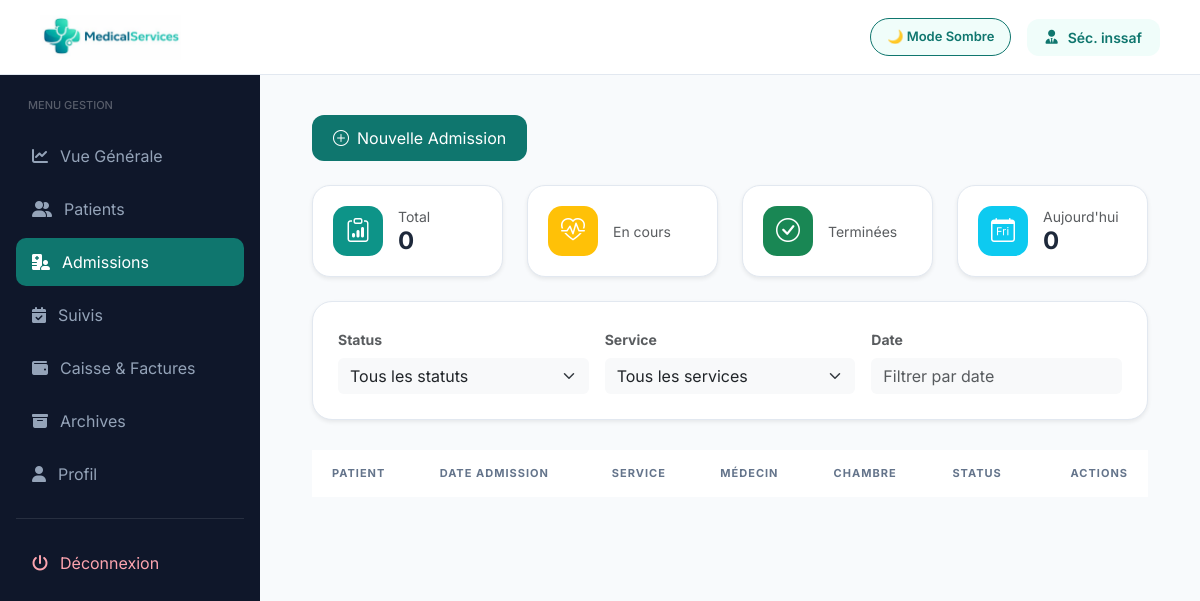
Before: /admission/admissions_list.php with the older database file.
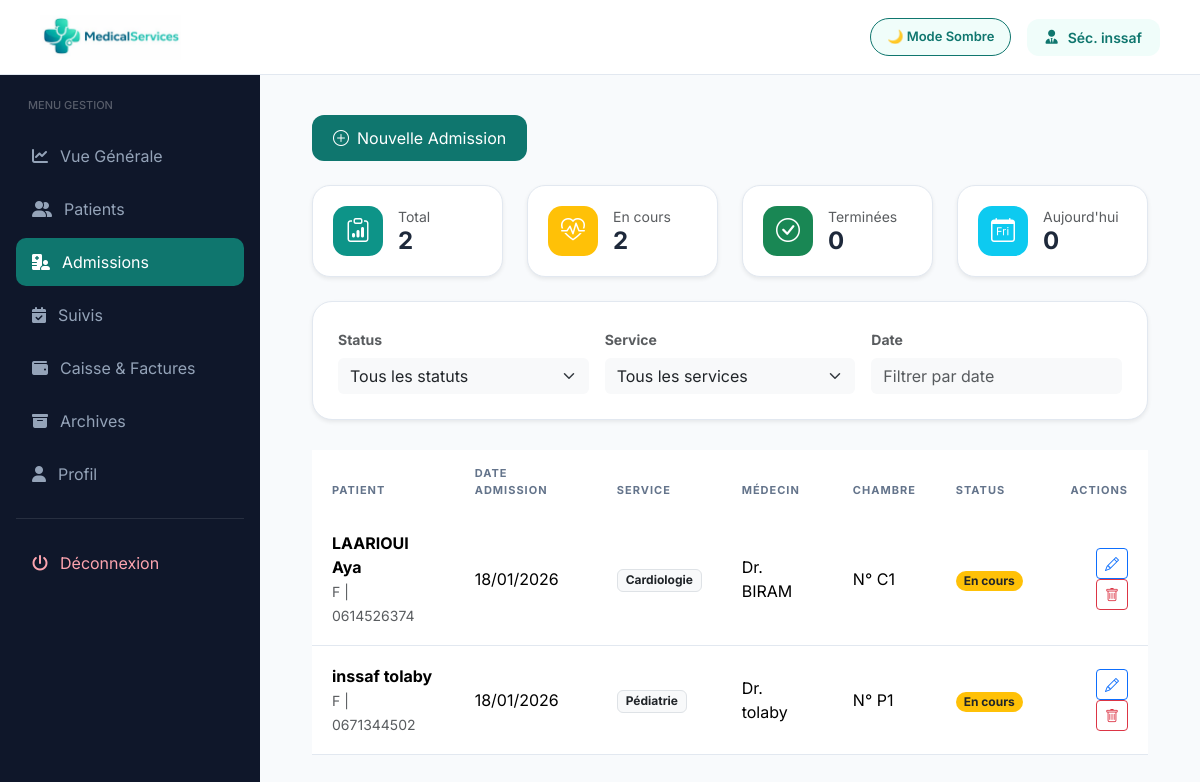
After: the same page with the newer database file.
### tables this page shows
CREATE TABLE `utilisateurs` (
  `id_user` int(11) NOT NULL,
  `cin` varchar(255) NOT NULL,
  `matricule` varchar(255) NOT NULL,
  `nom` varchar(50) DEFAULT NULL,
  `prenom` varchar(50) DEFAULT NULL,
  `email` varchar(50) DEFAULT NULL,
  `mot_de_passe` varchar(255) DEFAULT NULL,
  `telephone` int(11) NOT NULL,
  `adresse` text NOT NULL,
  `photo` varchar(255) NOT NULL DEFAULT '''default_avatar.png''',
  `role` enum('infirmier','admin','medecin','secretaire') DEFAULT NULL,
  `specialite` varchar(255) NOT NULL DEFAULT 'Généraliste',
  `statut_compte` enum('actif','suspendu','conge') NOT NULL,
  `date_embauche` date NOT NULL DEFAULT current_timestamp(),
  `derniere_connexion` datetime DEFAULT NULL,
  `created_at` timestamp NOT NULL DEFAULT current_timestamp()
);

CREATE TABLE `admissions` (
  `id_admission` int(11) NOT NULL,
  `id_patient` int(11) NOT NULL,
  `id_medecin` int(11) DEFAULT NULL,
  `id_chambre` int(11) DEFAULT NULL,
  `date_admission` datetime NOT NULL,
  `date_sortie` datetime DEFAULT NULL,
  `service` varchar(100) NOT NULL,
  `motif` text NOT NULL,
  `type_admission` varchar(50) DEFAULT 'Normal',
  `statut` varchar(50) DEFAULT 'En cours'
);

CREATE TABLE `patients` (
  `id_patient` int(11) NOT NULL,
  `CIN` varchar(10) NOT NULL,
  `nom` varchar(50) NOT NULL,
  `prenom` varchar(50) NOT NULL,
  `date_naissance` date DEFAULT NULL,
  `sexe` varchar(255) DEFAULT NULL,
  `adresse` varchar(100) DEFAULT NULL,
  `telephone` varchar(20) DEFAULT NULL,
  `email` varchar(50) DEFAULT NULL,
  `groupe_sanguin` varchar(255) NOT NULL,
  `statut` varchar(255) NOT NULL DEFAULT 'stable',
  `allergies` text NOT NULL,
  `date_inscription` timestamp NOT NULL DEFAULT current_timestamp(),
  `id_medecin` int(11) NOT NULL
);

### admission/admissions_list.php (the view, shortened to what this page needs)
<?php
include "../config/connexion.php";
$admissions = $pdo->query("
    SELECT a.*,
           p.nom, p.prenom, p.date_naissance, p.sexe, p.telephone, p.adresse, p.email,
           u.nom AS medecin_nom,
           c.numero_chambre
    FROM admissions a
    JOIN patients p ON a.id_patient = p.id_patient
    LEFT JOIN utilisateurs u ON a.id_medecin = u.id_user AND u.role='medecin'
    LEFT JOIN chambres c ON a.id_chambre = c.id_chambre
    GROUP BY a.id_admission
    ORDER BY a.date_admission DESC
")->fetchAll(PDO::FETCH_ASSOC);
$kpiStmt = $pdo->query("SELECT * FROM vw_admission_kpi");
$kpi = $kpiStmt ? $kpiStmt->fetch(PDO::FETCH_ASSOC) : ['total' => 0, 'en_cours' => 0, 'termine' => 0];
$today = $pdo->query("SELECT COUNT(*) FROM admissions WHERE date_admission = CURDATE()")->fetchColumn();
$user_id = $_SESSION['user_id'] ?? $_SESSION['id_user'];
$stmt_user = $pdo->prepare("SELECT nom, prenom FROM utilisateurs WHERE id_user = ?");
$stmt_user->execute([$user_id]);
$user_info = $stmt_user->fetch(PDO::FETCH_ASSOC);
?>
<!DOCTYPE html>
<html lang="fr">
<head>
    <link rel="stylesheet" href="https://cdnjs.cloudflare.com/ajax/libs/font-awesome/6.5.0/css/all.min.css">
    <link href="https://cdn.jsdelivr.net/npm/bootstrap@5.3.2/dist/css/bootstrap.min.css" rel="stylesheet">
    <link rel="stylesheet" href="https://cdn.datatables.net/1.13.6/css/dataTables.bootstrap5.min.css">
    <link rel="stylesheet" href="https://cdn.jsdelivr.net/npm/bootstrap-icons@1.11.1/font/bootstrap-icons.css">
    <link rel="stylesheet" href="https://cdn.jsdelivr.net/npm/flatpickr/dist/flatpickr.min.css">
</head>
<body>
<header>
    <img src="../images/logo_app2.png" alt="Logo" style="height:45px;">
    <div class="d-flex align-items-center gap-3">
        <button id="themeToggle" class="theme-switch">🌙 Mode Sombre</button>
        <div class="user-pill">
            <i class="fa-solid fa-user-tie"></i>
            <span>Séc. <?= htmlspecialchars($user_info['prenom'] ?? '') ?></span>
        </div>
    </div>
</header>
    <aside class="sidebar">
        <h3 style="color:rgba(255,255,255,0.3); font-size:11px; text-transform:uppercase; margin-bottom:20px; padding-left:12px;">Menu Gestion</h3>
        <a href="../connexion_secretaire/dashboard_secretaire.php"><i class="fa-solid fa-chart-line"></i> Vue Générale</a>
        <a href="../connexion_secretaire/patients_secr.php" ><i class="fa-solid fa-user-group"></i> Patients</a>
         <a href="admissions_list.php" class="active"><i class="fa-solid fa-hospital-user"></i> Admissions</a>
        <a href="../connexion_secretaire/suivis.php"><i class="fa-solid fa-calendar-check"></i> Suivis</a>
        <a href="../connexion_secretaire/caisse.php"><i class="fa-solid fa-wallet"></i> Caisse & Factures</a>
        <a href="archives_admissions.php"><i class="fa-solid fa-box-archive"></i> Archives</a>
         <a href="../connexion_secretaire/profil_secretaire.php"><i class="fa-solid fa-user"></i> Profil</a>
        <div style="height: 1px; background: rgba(255,255,255,0.1); margin: 20px 0;"></div>
        <a href="../connexio_utilisateur/deconnexion.php" style="color: #fda4af;"><i class="fa-solid fa-power-off"></i> Déconnexion</a>
    </aside>
<main class="content">
    <div class="container-fluid">
        <div class="d-flex justify-content-between align-items-center mb-4">
            <a href="admission_form.php" class="btn" style="background: var(--primary); color: white; border-radius: 12px; padding: 10px 20px;">
                <i class="bi bi-plus-circle me-2"></i>Nouvelle Admission
            </a>
        </div>
        <div class="row g-4 mb-4">
            <div class="col-md-3">
                <div class="kpi-card shadow-sm">
                    <div class="kpi-icon text-white" style="background: #0d9488"><i class="bi bi-clipboard-data"></i></div>
                    <div><div class="small text-muted">Total</div><div class="h4 fw-bold mb-0"><?= $kpi['total'] ?></div></div>
                </div>
            </div>
            <div class="col-md-3">
                <div class="kpi-card shadow-sm">
                    <div class="kpi-icon bg-warning text-white"><i class="bi bi-heart-pulse"></i></div>
                    <div><div class="small text-muted">En cours</div><div class="h4 fw-bold mb-0"><?= $kpi['en_cours'] ?></div></div>
                </div>
            </div>
            <div class="col-md-3">
                <div class="kpi-card shadow-sm">
                    <div class="kpi-icon bg-success text-white"><i class="bi bi-check-circle"></i></div>
                    <div><div class="small text-muted">Terminées</div><div class="h4 fw-bold mb-0"><?= $kpi['termine'] ?></div></div>
                </div>
            </div>
            <div class="col-md-3">
                <div class="kpi-card shadow-sm">
                    <div class="kpi-icon bg-info text-white"><i class="bi bi-calendar-day"></i></div>
                    <div><div class="small text-muted">Aujourd'hui</div><div class="h4 fw-bold mb-0"><?= $today ?></div></div>
                </div>
            </div>
        </div>
        <div class="glass-card shadow-sm">
            <div class="row g-3">
                <div class="col-md-4">
                    <label class="small fw-bold text-muted mb-2">Status</label>
                    <select id="filterStatus" class="form-select border-0 bg-light">
                        <option value="">Tous les statuts</option>
                    </select>
                </div>
                <div class="col-md-4">
                    <label class="small fw-bold text-muted mb-2">Service</label>
                    <select id="filterService" class="form-select border-0 bg-light">
                        <option value="">Tous les services</option>
                    </select>
                </div>
                <div class="col-md-4">
                    <label class="small fw-bold text-muted mb-2">Date</label>
                    <input type="text" id="filterDate" class="form-control border-0 bg-light" placeholder="Filtrer par date">
                </div>
            </div>
        </div>
        <div class="table-responsive">
            <table id="admissionsTable" class="table">
                <thead>
                    <tr>
                        <th>Patient</th>
                        <th>Date Admission</th>
                        <th>Service</th>
                        <th>Médecin</th>
                        <th>Chambre</th>
                        <th>Status</th>
                        <th class="text-end">Actions</th>
                    </tr>
                </thead>
                <tbody>
                    <?php foreach($admissions as $adm):
                        $badgeClass = ($adm['statut'] == 'En cours') ? 'bg-warning text-dark' : 'bg-success text-white';
                    ?>
                    <tr data-bs-toggle="modal" data-bs-target="#modal<?= $adm['id_admission'] ?>">
                        <td>
                            <div class="fw-bold"><?= htmlspecialchars($adm['nom'].' '.$adm['prenom']) ?></div>
                            <small class="text-muted"><?= $adm['sexe'] ?> | <?= $adm['telephone'] ?></small>
                        </td>
                        <td><?= date('d/m/Y', strtotime($adm['date_admission'])) ?></td>
                        <td><span class="badge bg-light text-dark border"><?= $adm['service'] ?></span></td>
                        <td>Dr. <?= htmlspecialchars($adm['medecin_nom'] ?? '-') ?></td>
                        <td>N° <?= $adm['numero_chambre'] ?? '-' ?></td>
                        <td><span class="badge rounded-pill <?= $badgeClass ?>"><?= $adm['statut'] ?></span></td>
                        <td class="text-end" >
                            <a href="modifier_admission.php?id=<?= $adm['id_admission'] ?>" class="btn btn-sm btn-outline-primary"><i class="bi bi-pencil"></i></a>
                            <button onclick="deleteAdmission(<?= $adm['id_admission'] ?>)" class="btn btn-sm btn-outline-danger"><i class="bi bi-trash"></i></button>
                        </td>
                    </tr>
                    <?php endforeach; ?>
                </tbody>
            </table>
        </div>
    </div>
</main>
</body>
</html>

### admission/admissions_list.php (style rules this page uses)
:root { --primary: #0f766e; --primary-light: #f0fdfa; --sidebar-bg: #0f172a; --bg-body: #f8fafc; --border: #e2e8f0; --white: #ffffff; --header-height: 75px; --sidebar-width: 260px; }
* { margin:0; padding:0; box-sizing:border-box; font-family: 'Inter', sans-serif; }
body { background: var(--bg-body); color: #1e293b; transition: 0.3s ease; }
header { background: var(--white); padding: 0 40px; height: var(--header-height); display: flex; justify-content: space-between; align-items: center; border-bottom: 1px solid var(--border); position: fixed; top: 0; left: 0; right: 0; z-index: 1000; }
.user-pill { background: var(--primary-light); padding: 8px 18px; border-radius: 12px; display: flex; align-items: center; gap: 10px; font-size: 14px; font-weight: 600; color: var(--primary); }
.sidebar { width: var(--sidebar-width); background: var(--sidebar-bg); padding: 24px 16px; position: fixed; top: var(--header-height); left: 0; bottom: 0; z-index: 999; }
.sidebar a { display: flex; align-items: center; gap: 12px; color: #94a3b8; text-decoration: none; padding: 12px 16px; border-radius: 10px; margin-bottom: 5px; transition: 0.2s; }
.sidebar a:hover, .sidebar a.active { background: var(--primary); color: #fff; }
.content { margin-left: var(--sidebar-width); margin-top: var(--header-height); padding: 40px; }
.kpi-card { background: var(--white); border-radius: 18px; padding: 20px; border: 1px solid var(--border); display: flex; align-items: center; gap: 15px; }
.kpi-icon { width: 50px; height: 50px; border-radius: 14px; display: flex; align-items: center; justify-content: center; font-size: 24px; }
.glass-card { background: var(--white); border-radius: 20px; border: 1px solid var(--border); padding: 25px; margin-bottom: 30px; }
.table thead th { border: none; color: #64748b; font-size: 11px; text-transform: uppercase; letter-spacing: 1px; padding: 15px 20px; }
.table tbody tr { background: var(--white); transition: 0.2s; cursor: pointer; border-bottom: 1px solid var(--border); }
.table tbody td { padding: 18px 20px; vertical-align: middle; }
.theme-switch { cursor: pointer; padding: 8px 16px; border-radius: 50px; background: var(--primary-light); border: 1px solid var(--primary); color: var(--primary); font-size: 13px; font-weight: 600; }

Changed rows visible on the page:
added admissions: id_patient.prenom "LAARIOUI Aya", id_patient.sexe "F", id_patient.telephone "0614526374", date_admission "18/01/2026", service "Cardiologie", utilisateurs.nom "BIRAM", numero_chambre "C1", statut "En cours"
added admissions: id_patient.prenom "inssaf tolaby", id_patient.sexe "F", id_patient.telephone "0671344502", date_admission "18/01/2026", service "Pédiatrie", utilisateurs.nom "tolaby", numero_chambre "P1", statut "En cours"
Other visible differences:
$kpi['total']: "0" → "2"
$kpi['en_cours']: (not shown) → "2"
$kpi['termine']: (not shown) → "0"
